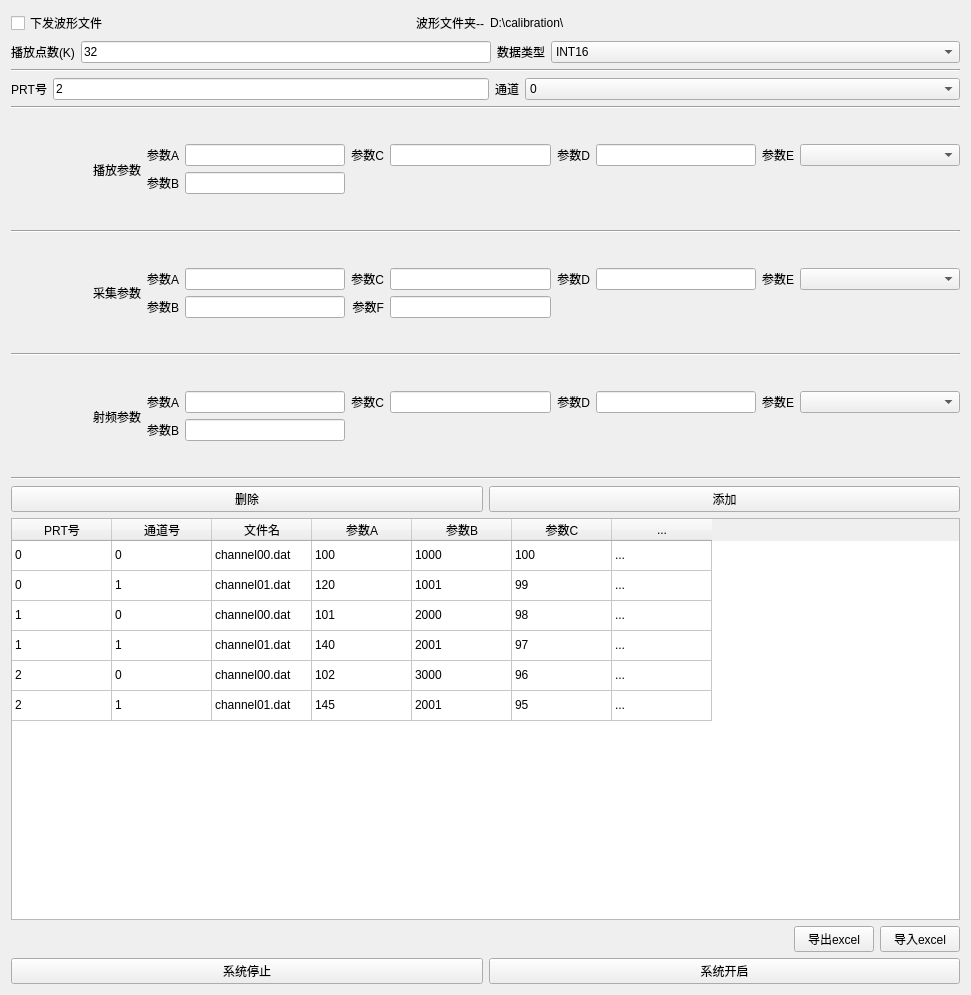
<?xml version="1.0" encoding="UTF-8"?>
<ui version="4.0">
 <class>Form</class>
 <widget class="QWidget" name="Form">
  <property name="geometry">
   <rect>
    <x>0</x>
    <y>0</y>
    <width>971</width>
    <height>995</height>
   </rect>
  </property>
  <property name="windowTitle">
   <string>Form</string>
  </property>
  <layout class="QGridLayout" name="gridLayout_2">
   <item row="3" column="0" colspan="2">
    <layout class="QGridLayout" name="gridLayout">
     <item row="1" column="2">
      <widget class="QPushButton" name="pushButton_8">
       <property name="text">
        <string>导出excel</string>
       </property>
      </widget>
     </item>
     <item row="1" column="3">
      <widget class="QPushButton" name="pushButton_7">
       <property name="text">
        <string>导入excel</string>
       </property>
      </widget>
     </item>
     <item row="1" column="1">
      <spacer name="horizontalSpacer">
       <property name="orientation">
        <enum>Qt::Horizontal</enum>
       </property>
       <property name="sizeHint" stdset="0">
        <size>
         <width>40</width>
         <height>20</height>
        </size>
       </property>
      </spacer>
     </item>
     <item row="0" column="1" colspan="3">
      <widget class="QTableWidget" name="tableWidget">
       <property name="rowCount">
        <number>6</number>
       </property>
       <attribute name="verticalHeaderVisible">
        <bool>false</bool>
       </attribute>
       <row>
        <property name="text">
         <string>0</string>
        </property>
       </row>
       <row>
        <property name="text">
         <string>1</string>
        </property>
       </row>
       <row/>
       <row/>
       <row/>
       <row/>
       <column>
        <property name="text">
         <string>PRT号</string>
        </property>
       </column>
       <column>
        <property name="text">
         <string>通道号</string>
        </property>
       </column>
       <column>
        <property name="text">
         <string>文件名</string>
        </property>
       </column>
       <column>
        <property name="text">
         <string>参数A</string>
        </property>
       </column>
       <column>
        <property name="text">
         <string>参数B</string>
        </property>
       </column>
       <column>
        <property name="text">
         <string>参数C</string>
        </property>
       </column>
       <column>
        <property name="text">
         <string>...</string>
        </property>
       </column>
       <item row="0" column="0">
        <property name="text">
         <string>0</string>
        </property>
       </item>
       <item row="0" column="1">
        <property name="text">
         <string>0</string>
        </property>
       </item>
       <item row="0" column="2">
        <property name="text">
         <string>channel00.dat</string>
        </property>
       </item>
       <item row="0" column="3">
        <property name="text">
         <string>100</string>
        </property>
       </item>
       <item row="0" column="4">
        <property name="text">
         <string>1000</string>
        </property>
       </item>
       <item row="0" column="5">
        <property name="text">
         <string>100</string>
        </property>
       </item>
       <item row="0" column="6">
        <property name="text">
         <string>...</string>
        </property>
       </item>
       <item row="1" column="0">
        <property name="text">
         <string>0</string>
        </property>
       </item>
       <item row="1" column="1">
        <property name="text">
         <string>1</string>
        </property>
       </item>
       <item row="1" column="2">
        <property name="text">
         <string>channel01.dat</string>
        </property>
       </item>
       <item row="1" column="3">
        <property name="text">
         <string>120</string>
        </property>
       </item>
       <item row="1" column="4">
        <property name="text">
         <string>1001</string>
        </property>
       </item>
       <item row="1" column="5">
        <property name="text">
         <string>99</string>
        </property>
       </item>
       <item row="1" column="6">
        <property name="text">
         <string>...</string>
        </property>
       </item>
       <item row="2" column="0">
        <property name="text">
         <string>1</string>
        </property>
       </item>
       <item row="2" column="1">
        <property name="text">
         <string>0</string>
        </property>
       </item>
       <item row="2" column="2">
        <property name="text">
         <string>channel00.dat</string>
        </property>
       </item>
       <item row="2" column="3">
        <property name="text">
         <string>101</string>
        </property>
       </item>
       <item row="2" column="4">
        <property name="text">
         <string>2000</string>
        </property>
       </item>
       <item row="2" column="5">
        <property name="text">
         <string>98</string>
        </property>
       </item>
       <item row="2" column="6">
        <property name="text">
         <string>...</string>
        </property>
       </item>
       <item row="3" column="0">
        <property name="text">
         <string>1</string>
        </property>
       </item>
       <item row="3" column="1">
        <property name="text">
         <string>1</string>
        </property>
       </item>
       <item row="3" column="2">
        <property name="text">
         <string>channel01.dat</string>
        </property>
       </item>
       <item row="3" column="3">
        <property name="text">
         <string>140</string>
        </property>
       </item>
       <item row="3" column="4">
        <property name="text">
         <string>2001</string>
        </property>
       </item>
       <item row="3" column="5">
        <property name="text">
         <string>97</string>
        </property>
       </item>
       <item row="3" column="6">
        <property name="text">
         <string>...</string>
        </property>
       </item>
       <item row="4" column="0">
        <property name="text">
         <string>2</string>
        </property>
       </item>
       <item row="4" column="1">
        <property name="text">
         <string>0</string>
        </property>
       </item>
       <item row="4" column="2">
        <property name="text">
         <string>channel00.dat</string>
        </property>
       </item>
       <item row="4" column="3">
        <property name="text">
         <string>102</string>
        </property>
       </item>
       <item row="4" column="4">
        <property name="text">
         <string>3000</string>
        </property>
       </item>
       <item row="4" column="5">
        <property name="text">
         <string>96</string>
        </property>
       </item>
       <item row="4" column="6">
        <property name="text">
         <string>...</string>
        </property>
       </item>
       <item row="5" column="0">
        <property name="text">
         <string>2</string>
        </property>
       </item>
       <item row="5" column="1">
        <property name="text">
         <string>1</string>
        </property>
       </item>
       <item row="5" column="2">
        <property name="text">
         <string>channel01.dat</string>
        </property>
       </item>
       <item row="5" column="3">
        <property name="text">
         <string>145</string>
        </property>
       </item>
       <item row="5" column="4">
        <property name="text">
         <string>2001</string>
        </property>
       </item>
       <item row="5" column="5">
        <property name="text">
         <string>95</string>
        </property>
       </item>
       <item row="5" column="6">
        <property name="text">
         <string>...</string>
        </property>
       </item>
      </widget>
     </item>
    </layout>
   </item>
   <item row="4" column="0">
    <widget class="QPushButton" name="pushButton_6">
     <property name="text">
      <string>系统停止</string>
     </property>
    </widget>
   </item>
   <item row="0" column="0" colspan="2">
    <layout class="QGridLayout" name="gridLayout_3">
     <item row="0" column="0">
      <widget class="QCheckBox" name="checkBox">
       <property name="text">
        <string>下发波形文件</string>
       </property>
      </widget>
     </item>
     <item row="0" column="1">
      <widget class="QLabel" name="label_6">
       <property name="text">
        <string>波形文件夹--</string>
       </property>
       <property name="alignment">
        <set>Qt::AlignRight|Qt::AlignTrailing|Qt::AlignVCenter</set>
       </property>
      </widget>
     </item>
     <item row="2" column="3">
      <widget class="Line" name="line_2">
       <property name="orientation">
        <enum>Qt::Vertical</enum>
       </property>
      </widget>
     </item>
     <item row="0" column="2" colspan="3">
      <widget class="QLabel" name="label_25">
       <property name="text">
        <string>D:\calibration\</string>
       </property>
      </widget>
     </item>
     <item row="1" column="0" rowspan="2" colspan="5">
      <layout class="QGridLayout" name="gridLayout_12">
       <item row="0" column="0">
        <widget class="QLabel" name="label_5">
         <property name="text">
          <string>播放点数(K)</string>
         </property>
        </widget>
       </item>
       <item row="0" column="1">
        <widget class="QLineEdit" name="lineEdit_14">
         <property name="sizePolicy">
          <sizepolicy hsizetype="Expanding" vsizetype="Fixed">
           <horstretch>0</horstretch>
           <verstretch>0</verstretch>
          </sizepolicy>
         </property>
         <property name="text">
          <string>32</string>
         </property>
        </widget>
       </item>
       <item row="0" column="2">
        <widget class="QLabel" name="label_23">
         <property name="text">
          <string>数据类型</string>
         </property>
        </widget>
       </item>
       <item row="0" column="3">
        <widget class="QComboBox" name="comboBox_6">
         <property name="sizePolicy">
          <sizepolicy hsizetype="Expanding" vsizetype="Fixed">
           <horstretch>0</horstretch>
           <verstretch>0</verstretch>
          </sizepolicy>
         </property>
         <item>
          <property name="text">
           <string>INT16</string>
          </property>
         </item>
         <item>
          <property name="text">
           <string>QI各INT16</string>
          </property>
         </item>
        </widget>
       </item>
      </layout>
     </item>
    </layout>
   </item>
   <item row="4" column="1">
    <widget class="QPushButton" name="pushButton_5">
     <property name="text">
      <string>系统开启</string>
     </property>
    </widget>
   </item>
   <item row="1" column="0" colspan="2">
    <widget class="Line" name="line">
     <property name="orientation">
      <enum>Qt::Horizontal</enum>
     </property>
    </widget>
   </item>
   <item row="2" column="0" colspan="2">
    <layout class="QGridLayout" name="gridLayout_5">
     <property name="leftMargin">
      <number>0</number>
     </property>
     <property name="topMargin">
      <number>0</number>
     </property>
     <property name="rightMargin">
      <number>0</number>
     </property>
     <property name="bottomMargin">
      <number>0</number>
     </property>
     <item row="4" column="0">
      <widget class="QLabel" name="label_2">
       <property name="text">
        <string>播放参数</string>
       </property>
       <property name="alignment">
        <set>Qt::AlignRight|Qt::AlignTrailing|Qt::AlignVCenter</set>
       </property>
      </widget>
     </item>
     <item row="8" column="0">
      <widget class="QLabel" name="label_4">
       <property name="text">
        <string>射频参数</string>
       </property>
       <property name="alignment">
        <set>Qt::AlignRight|Qt::AlignTrailing|Qt::AlignVCenter</set>
       </property>
      </widget>
     </item>
     <item row="8" column="1" colspan="6">
      <widget class="QWidget" name="widget_3" native="true">
       <property name="sizePolicy">
        <sizepolicy hsizetype="Expanding" vsizetype="Expanding">
         <horstretch>0</horstretch>
         <verstretch>0</verstretch>
        </sizepolicy>
       </property>
       <layout class="QGridLayout" name="gridLayout_10">
        <property name="leftMargin">
         <number>0</number>
        </property>
        <property name="topMargin">
         <number>0</number>
        </property>
        <property name="rightMargin">
         <number>0</number>
        </property>
        <property name="bottomMargin">
         <number>0</number>
        </property>
        <item row="0" column="0">
         <layout class="QGridLayout" name="gridLayout_11">
          <item row="0" column="4">
           <widget class="QLabel" name="label_17">
            <property name="text">
             <string>参数D</string>
            </property>
            <property name="alignment">
             <set>Qt::AlignRight|Qt::AlignTrailing|Qt::AlignVCenter</set>
            </property>
           </widget>
          </item>
          <item row="1" column="0">
           <widget class="QLabel" name="label_18">
            <property name="text">
             <string>参数B</string>
            </property>
            <property name="alignment">
             <set>Qt::AlignRight|Qt::AlignTrailing|Qt::AlignVCenter</set>
            </property>
           </widget>
          </item>
          <item row="0" column="6">
           <widget class="QLabel" name="label_19">
            <property name="text">
             <string>参数E</string>
            </property>
            <property name="alignment">
             <set>Qt::AlignRight|Qt::AlignTrailing|Qt::AlignVCenter</set>
            </property>
           </widget>
          </item>
          <item row="0" column="1">
           <widget class="QLineEdit" name="lineEdit_9"/>
          </item>
          <item row="1" column="1">
           <widget class="QLineEdit" name="lineEdit_10"/>
          </item>
          <item row="0" column="5">
           <widget class="QLineEdit" name="lineEdit_11"/>
          </item>
          <item row="0" column="0">
           <widget class="QLabel" name="label_20">
            <property name="text">
             <string>参数A</string>
            </property>
            <property name="alignment">
             <set>Qt::AlignRight|Qt::AlignTrailing|Qt::AlignVCenter</set>
            </property>
           </widget>
          </item>
          <item row="0" column="2">
           <widget class="QLabel" name="label_21">
            <property name="text">
             <string>参数C</string>
            </property>
            <property name="alignment">
             <set>Qt::AlignRight|Qt::AlignTrailing|Qt::AlignVCenter</set>
            </property>
           </widget>
          </item>
          <item row="0" column="3">
           <widget class="QLineEdit" name="lineEdit_12"/>
          </item>
          <item row="0" column="7">
           <widget class="QComboBox" name="comboBox_5">
            <property name="sizePolicy">
             <sizepolicy hsizetype="Expanding" vsizetype="Fixed">
              <horstretch>0</horstretch>
              <verstretch>0</verstretch>
             </sizepolicy>
            </property>
           </widget>
          </item>
         </layout>
        </item>
       </layout>
      </widget>
     </item>
     <item row="6" column="0">
      <widget class="QLabel" name="label_3">
       <property name="text">
        <string>采集参数</string>
       </property>
       <property name="alignment">
        <set>Qt::AlignRight|Qt::AlignTrailing|Qt::AlignVCenter</set>
       </property>
      </widget>
     </item>
     <item row="4" column="1" colspan="6">
      <widget class="QWidget" name="widget" native="true">
       <property name="sizePolicy">
        <sizepolicy hsizetype="Expanding" vsizetype="Expanding">
         <horstretch>0</horstretch>
         <verstretch>0</verstretch>
        </sizepolicy>
       </property>
       <layout class="QGridLayout" name="gridLayout_7">
        <property name="leftMargin">
         <number>0</number>
        </property>
        <property name="topMargin">
         <number>0</number>
        </property>
        <property name="rightMargin">
         <number>0</number>
        </property>
        <property name="bottomMargin">
         <number>0</number>
        </property>
        <item row="0" column="0">
         <layout class="QGridLayout" name="gridLayout_4">
          <item row="0" column="4">
           <widget class="QLabel" name="label_10">
            <property name="text">
             <string>参数D</string>
            </property>
            <property name="alignment">
             <set>Qt::AlignRight|Qt::AlignTrailing|Qt::AlignVCenter</set>
            </property>
           </widget>
          </item>
          <item row="1" column="0">
           <widget class="QLabel" name="label_8">
            <property name="text">
             <string>参数B</string>
            </property>
            <property name="alignment">
             <set>Qt::AlignRight|Qt::AlignTrailing|Qt::AlignVCenter</set>
            </property>
           </widget>
          </item>
          <item row="0" column="6">
           <widget class="QLabel" name="label_11">
            <property name="text">
             <string>参数E</string>
            </property>
            <property name="alignment">
             <set>Qt::AlignRight|Qt::AlignTrailing|Qt::AlignVCenter</set>
            </property>
           </widget>
          </item>
          <item row="0" column="1">
           <widget class="QLineEdit" name="lineEdit"/>
          </item>
          <item row="1" column="1">
           <widget class="QLineEdit" name="lineEdit_2"/>
          </item>
          <item row="0" column="5">
           <widget class="QLineEdit" name="lineEdit_4"/>
          </item>
          <item row="0" column="0">
           <widget class="QLabel" name="label_7">
            <property name="text">
             <string>参数A</string>
            </property>
            <property name="alignment">
             <set>Qt::AlignRight|Qt::AlignTrailing|Qt::AlignVCenter</set>
            </property>
           </widget>
          </item>
          <item row="0" column="2">
           <widget class="QLabel" name="label_9">
            <property name="text">
             <string>参数C</string>
            </property>
            <property name="alignment">
             <set>Qt::AlignRight|Qt::AlignTrailing|Qt::AlignVCenter</set>
            </property>
           </widget>
          </item>
          <item row="0" column="3">
           <widget class="QLineEdit" name="lineEdit_3"/>
          </item>
          <item row="0" column="7">
           <widget class="QComboBox" name="comboBox_3">
            <property name="sizePolicy">
             <sizepolicy hsizetype="Expanding" vsizetype="Fixed">
              <horstretch>0</horstretch>
              <verstretch>0</verstretch>
             </sizepolicy>
            </property>
           </widget>
          </item>
         </layout>
        </item>
       </layout>
      </widget>
     </item>
     <item row="6" column="1" colspan="6">
      <widget class="QWidget" name="widget_2" native="true">
       <property name="sizePolicy">
        <sizepolicy hsizetype="Expanding" vsizetype="Expanding">
         <horstretch>0</horstretch>
         <verstretch>0</verstretch>
        </sizepolicy>
       </property>
       <layout class="QGridLayout" name="gridLayout_8">
        <property name="leftMargin">
         <number>0</number>
        </property>
        <property name="topMargin">
         <number>0</number>
        </property>
        <property name="rightMargin">
         <number>0</number>
        </property>
        <property name="bottomMargin">
         <number>0</number>
        </property>
        <item row="0" column="0">
         <layout class="QGridLayout" name="gridLayout_9">
          <item row="0" column="6">
           <widget class="QLabel" name="label_14">
            <property name="text">
             <string>参数E</string>
            </property>
            <property name="alignment">
             <set>Qt::AlignRight|Qt::AlignTrailing|Qt::AlignVCenter</set>
            </property>
           </widget>
          </item>
          <item row="1" column="1">
           <widget class="QLineEdit" name="lineEdit_6"/>
          </item>
          <item row="0" column="0">
           <widget class="QLabel" name="label_15">
            <property name="text">
             <string>参数A</string>
            </property>
            <property name="alignment">
             <set>Qt::AlignRight|Qt::AlignTrailing|Qt::AlignVCenter</set>
            </property>
           </widget>
          </item>
          <item row="0" column="1">
           <widget class="QLineEdit" name="lineEdit_5"/>
          </item>
          <item row="0" column="4">
           <widget class="QLabel" name="label_12">
            <property name="text">
             <string>参数D</string>
            </property>
            <property name="alignment">
             <set>Qt::AlignRight|Qt::AlignTrailing|Qt::AlignVCenter</set>
            </property>
           </widget>
          </item>
          <item row="0" column="3">
           <widget class="QLineEdit" name="lineEdit_8"/>
          </item>
          <item row="1" column="0">
           <widget class="QLabel" name="label_13">
            <property name="text">
             <string>参数B</string>
            </property>
            <property name="alignment">
             <set>Qt::AlignRight|Qt::AlignTrailing|Qt::AlignVCenter</set>
            </property>
           </widget>
          </item>
          <item row="0" column="5">
           <widget class="QLineEdit" name="lineEdit_7"/>
          </item>
          <item row="0" column="2">
           <widget class="QLabel" name="label_16">
            <property name="text">
             <string>参数C</string>
            </property>
            <property name="alignment">
             <set>Qt::AlignRight|Qt::AlignTrailing|Qt::AlignVCenter</set>
            </property>
           </widget>
          </item>
          <item row="0" column="7">
           <widget class="QComboBox" name="comboBox_4">
            <property name="sizePolicy">
             <sizepolicy hsizetype="Expanding" vsizetype="Fixed">
              <horstretch>0</horstretch>
              <verstretch>0</verstretch>
             </sizepolicy>
            </property>
           </widget>
          </item>
          <item row="1" column="2">
           <widget class="QLabel" name="label_22">
            <property name="text">
             <string>参数F</string>
            </property>
            <property name="alignment">
             <set>Qt::AlignRight|Qt::AlignTrailing|Qt::AlignVCenter</set>
            </property>
           </widget>
          </item>
          <item row="1" column="3">
           <widget class="QLineEdit" name="lineEdit_13"/>
          </item>
         </layout>
        </item>
       </layout>
      </widget>
     </item>
     <item row="5" column="0" colspan="7">
      <widget class="Line" name="line_5">
       <property name="orientation">
        <enum>Qt::Horizontal</enum>
       </property>
      </widget>
     </item>
     <item row="3" column="0" colspan="7">
      <widget class="Line" name="line_6">
       <property name="orientation">
        <enum>Qt::Horizontal</enum>
       </property>
      </widget>
     </item>
     <item row="9" column="0" colspan="7">
      <widget class="Line" name="line_3">
       <property name="orientation">
        <enum>Qt::Horizontal</enum>
       </property>
      </widget>
     </item>
     <item row="7" column="0" colspan="7">
      <widget class="Line" name="line_4">
       <property name="orientation">
        <enum>Qt::Horizontal</enum>
       </property>
      </widget>
     </item>
     <item row="10" column="0" colspan="7">
      <layout class="QGridLayout" name="gridLayout_6">
       <item row="0" column="1">
        <widget class="QPushButton" name="pushButton">
         <property name="text">
          <string>添加</string>
         </property>
        </widget>
       </item>
       <item row="0" column="0">
        <widget class="QPushButton" name="pushButton_2">
         <property name="text">
          <string>删除</string>
         </property>
        </widget>
       </item>
      </layout>
     </item>
     <item row="0" column="0" colspan="7">
      <layout class="QGridLayout" name="gridLayout_13">
       <item row="0" column="1">
        <widget class="QLineEdit" name="lineEdit_15">
         <property name="text">
          <string>2</string>
         </property>
        </widget>
       </item>
       <item row="0" column="2">
        <widget class="QLabel" name="label_24">
         <property name="sizePolicy">
          <sizepolicy hsizetype="Preferred" vsizetype="Preferred">
           <horstretch>0</horstretch>
           <verstretch>0</verstretch>
          </sizepolicy>
         </property>
         <property name="text">
          <string>通道</string>
         </property>
         <property name="alignment">
          <set>Qt::AlignRight|Qt::AlignTrailing|Qt::AlignVCenter</set>
         </property>
        </widget>
       </item>
       <item row="0" column="0">
        <widget class="QLabel" name="label">
         <property name="sizePolicy">
          <sizepolicy hsizetype="Preferred" vsizetype="Preferred">
           <horstretch>0</horstretch>
           <verstretch>0</verstretch>
          </sizepolicy>
         </property>
         <property name="text">
          <string>PRT号</string>
         </property>
         <property name="alignment">
          <set>Qt::AlignRight|Qt::AlignTrailing|Qt::AlignVCenter</set>
         </property>
        </widget>
       </item>
       <item row="0" column="3">
        <widget class="QComboBox" name="comboBox">
         <property name="sizePolicy">
          <sizepolicy hsizetype="Expanding" vsizetype="Fixed">
           <horstretch>0</horstretch>
           <verstretch>0</verstretch>
          </sizepolicy>
         </property>
         <item>
          <property name="text">
           <string>0</string>
          </property>
         </item>
         <item>
          <property name="text">
           <string>1</string>
          </property>
         </item>
         <item>
          <property name="text">
           <string>2</string>
          </property>
         </item>
         <item>
          <property name="text">
           <string>3</string>
          </property>
         </item>
         <item>
          <property name="text">
           <string>4</string>
          </property>
         </item>
         <item>
          <property name="text">
           <string>5</string>
          </property>
         </item>
         <item>
          <property name="text">
           <string>6</string>
          </property>
         </item>
         <item>
          <property name="text">
           <string>7</string>
          </property>
         </item>
         <item>
          <property name="text">
           <string>镜像</string>
          </property>
         </item>
        </widget>
       </item>
      </layout>
     </item>
    </layout>
   </item>
  </layout>
 </widget>
 <resources/>
 <connections/>
</ui>
